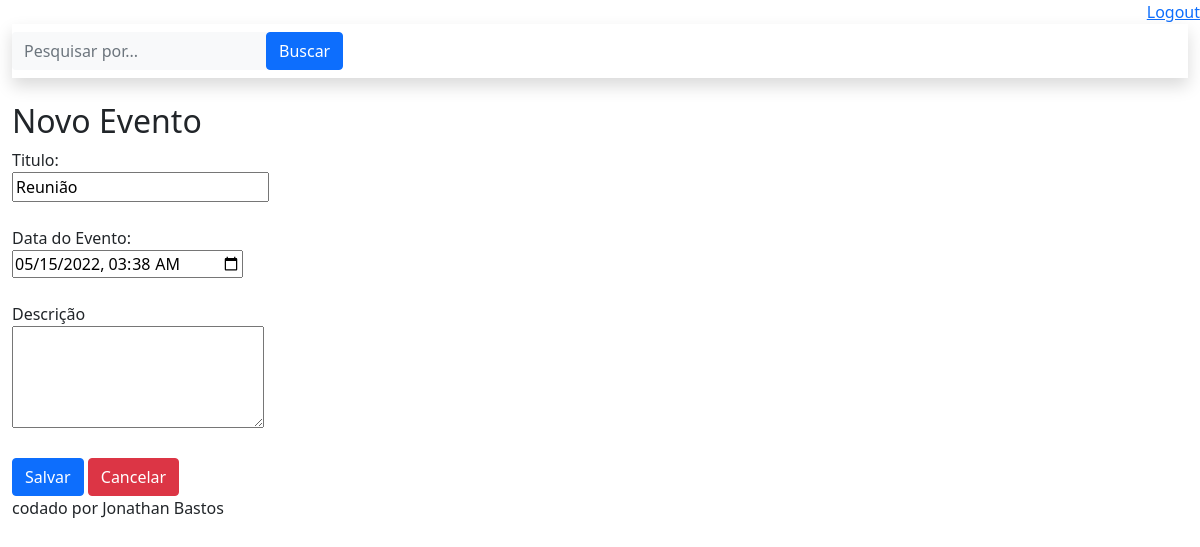
The app's page /agendaApp/evento/?id=13 (signed in), older data.
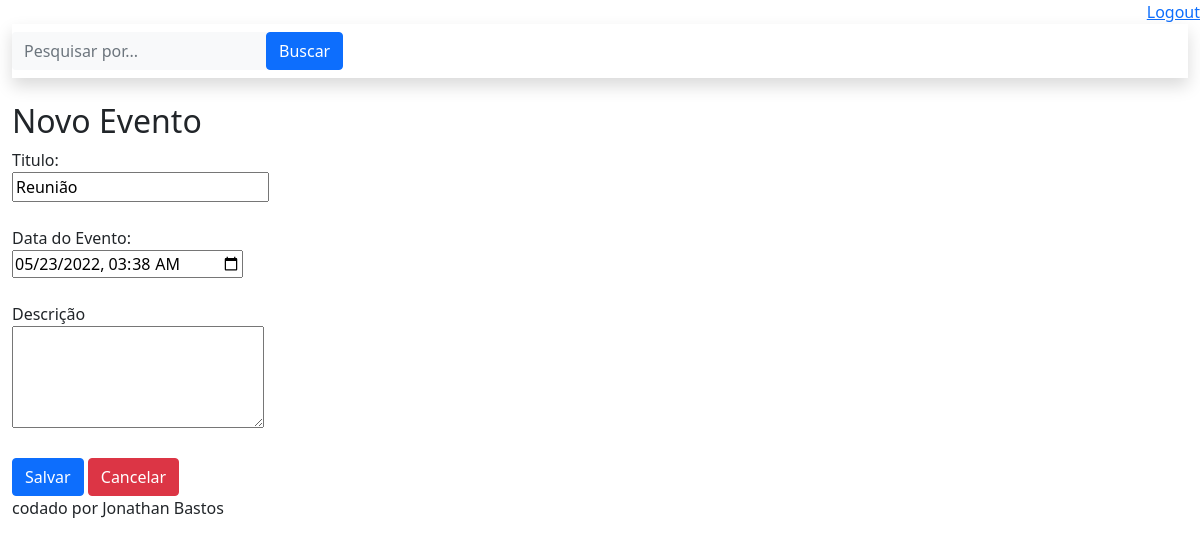
The same page, newer data.
### core/models.py (models this page shows, shortened)
class Evento(models.Model):
    titulo = models.CharField(max_length=100)
    descricao = models.TextField(blank=True, null=True)
    data_evento = models.DateTimeField(verbose_name='Data do Evento')
    data_criacao = models.DateTimeField(auto_now=True, verbose_name='Data de Criação')
    usuario = models.ForeignKey(User, on_delete=models.CASCADE, verbose_name='Criado por:') #pegando o usuário do djangoAdmin
    class Meta:
        db_table = 'evento'
    def get_data_input_evento(self):
        return self.data_evento.strftime('%Y-%m-%dT%H:%M') #padrão para a alteração da data

### core/views.py (the view)
# urls.py: path('agendaApp/evento/', views.evento),
@login_required(login_url='/login/')
def evento(request):    #view de criação de evento e de alteração
    id_evento = request.GET.get('id')
    dados = {}
    if id_evento:
        dados['evento'] = Evento.objects.get(id=id_evento)
    return render(request, 'evento.html', dados)

### templates/evento.html (shortened to what this page needs)
{% extends "model-page.html" %}
{% block content %}
    <h2>Novo Evento</h2>
    <form action="submit" method="POST"> {% csrf_token %}
        <label>Titulo:</label> <br>
        <input type="text" name="titulo" size="22" placeholder="Compras... Viagem..." value="{{ evento.titulo }}">
        <br> <br>
        <label>Data do Evento:</label> <br>
        <input type="datetime-local" name="data_evento" value="{{ evento.get_data_input_evento }}">
        <br> <br>
        <label>Descrição</label> <br>
        <textarea type="text" name="descricao" rows="4" cols="25">{{ evento.descricao }}</textarea>
        <br><br>
        <button class="btn btn-primary" type="submit">Salvar</button>
        <a href="/">
            <button class="btn btn-danger" type="button">Cancelar</button>
        </a>
    </form>
{% endblock %}

Row changes from the older to the newer data that the page shows:
changed Evento "Reunião": data_evento "05/15/2022 03:38" → "05/23/2022 03:38"
